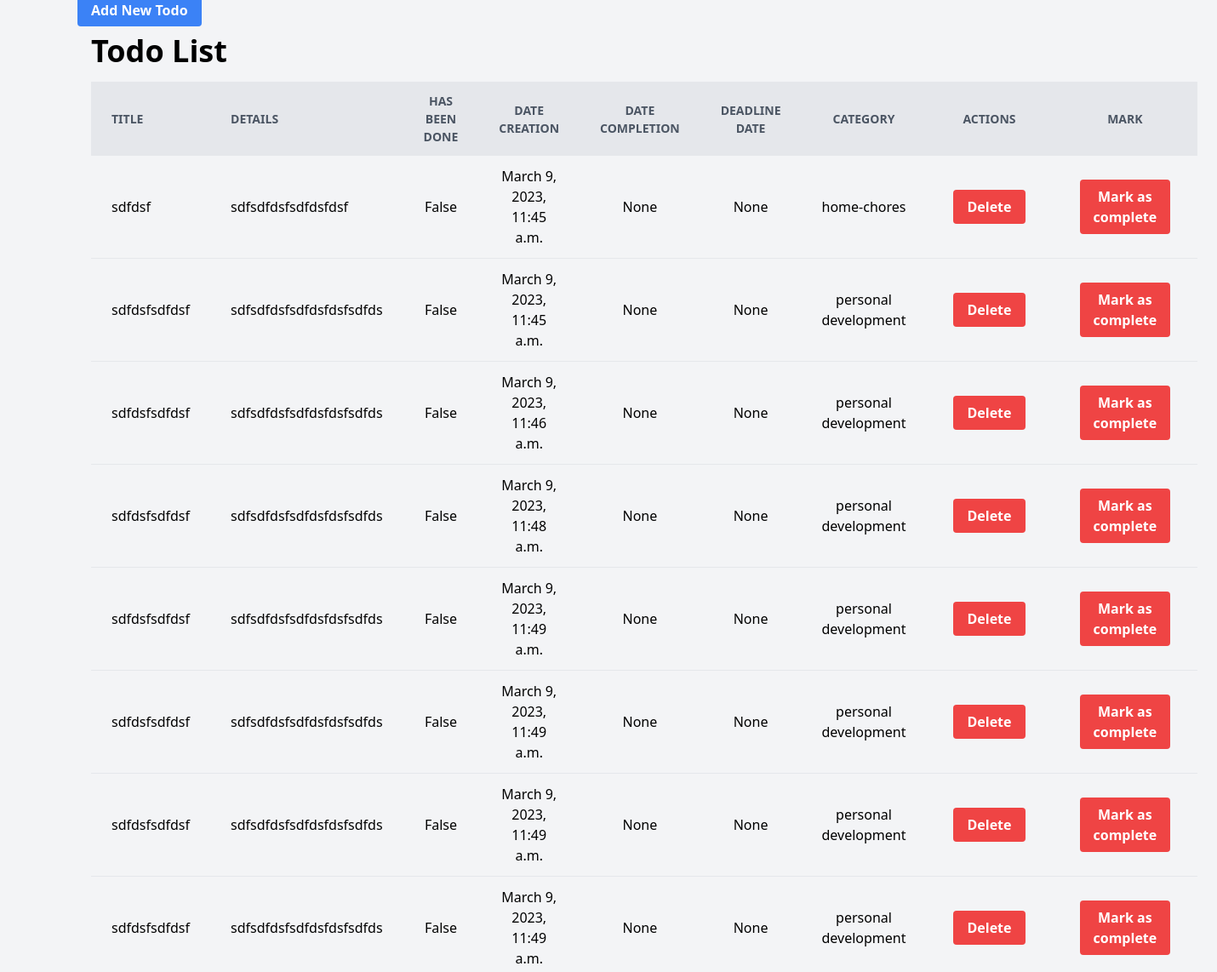
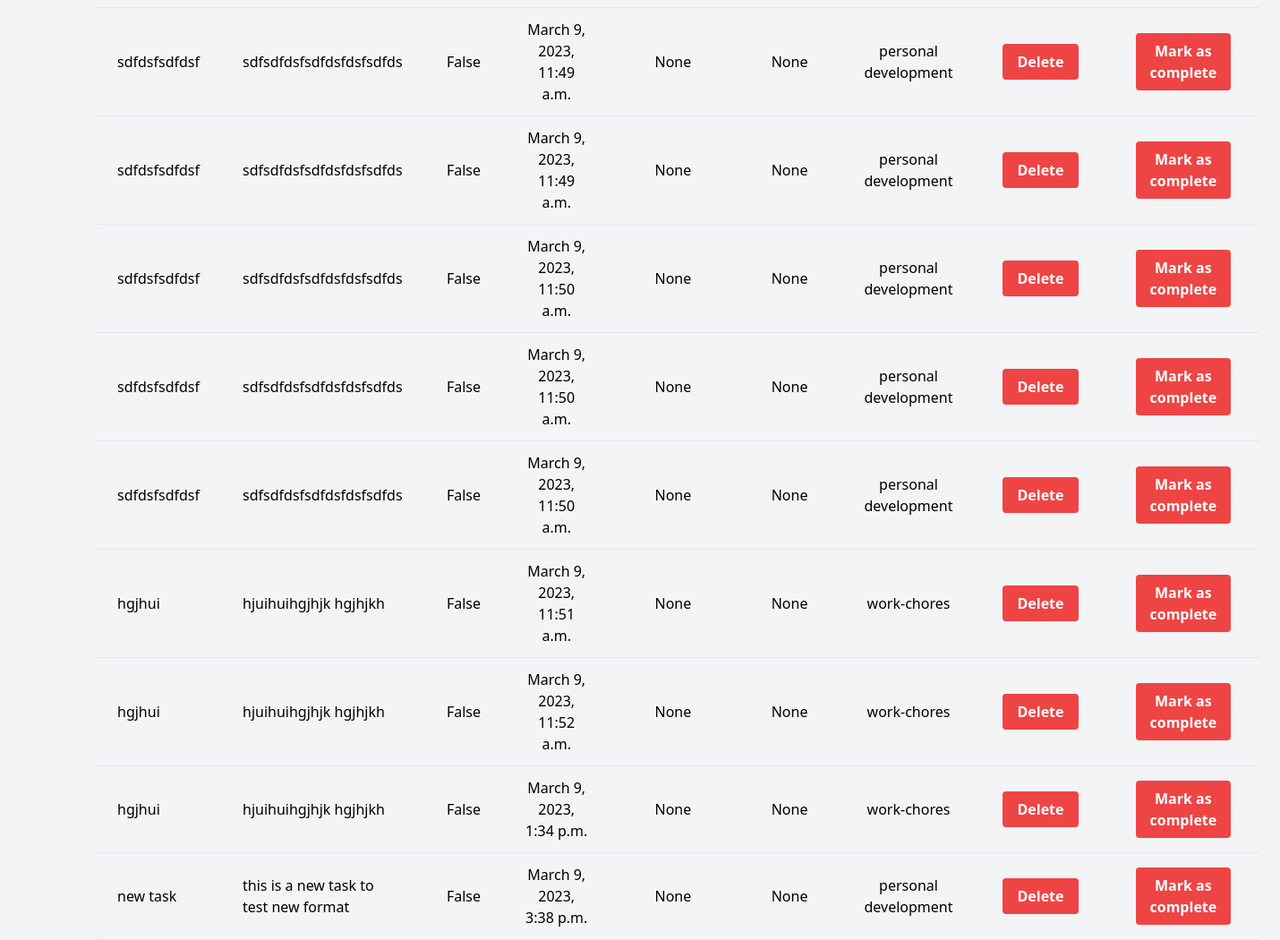
/todo/, run on the app's committed database (2 pictures, top to bottom).
### todo/models.py (models this page shows, shortened)
class Todo(models.Model):
    title = models.CharField(max_length=255)
    details = models.TextField()
    has_been_done = models.BooleanField(default=False)
    date_creation = models.DateTimeField(auto_now_add=True)
    date_completion = models.DateTimeField(default=None, null=True)
    deadline_date = models.TextField()
    category = models.ForeignKey(Category, on_delete=models.DO_NOTHING)

class Category(models.Model):
    name = models.CharField(max_length=255)
    image = models.URLField()
    category_id = models.AutoField(primary_key=True)
    def __str__(self):
        return self.name

### todo/views.py (the view)
# urls.py: path("", views.todolist, name="index"),
def todolist(request):
    todos = Todo.objects.all()
    return render(request, "todolist.html", {"todos": todos})

### todo/templates/todolist.html (shortened to what this page needs)
<!DOCTYPE html>
<html lang="en">
  <head>
    <link
      href="https://cdn.jsdelivr.net/npm/tailwindcss/dist/tailwind.min.css"
      rel="stylesheet"
    />
  </head>
  <body class="bg-gray-100">
    <div class="container mx-auto px-4">
      <a
        href="add"
        class="bg-blue-500 hover:bg-blue-700 text-white font-bold py-2 px-4 rounded"
        >Add New Todo</a
      >
    <div class="container mx-auto px-4">
      <h1 class="text-4xl font-bold py-4">Todo List</h1>
      <table class="w-full table-auto">
        <thead>
          <tr
            class="bg-gray-200 text-gray-600 uppercase text-sm leading-normal"
          >
            <th class="py-3 px-6 text-left">Title</th>
            <th class="py-3 px-6 text-left">Details</th>
            <th class="py-3 px-6 text-center">Has Been Done</th>
            <th class="py-3 px-6 text-center">Date Creation</th>
            <th class="py-3 px-6 text-center">Date Completion</th>
            <th class="py-3 px-6 text-center">Deadline Date</th>
            <th class="py-3 px-6 text-center">Category</th>
            <th class="py-3 px-6 text-center">Actions</th>
            <th class="py-3 px-6 text-center">Mark</th>
          </tr>
        </thead>
        <tbody>
          {% for todo in todos %}
          <tr class="border-b border-gray-200 hover:bg-gray-100">
            <td class="py-3 px-6 text-left">{{ todo.title }}</td>
            <td class="py-3 px-6 text-left">{{ todo.details }}</td>
            <td class="py-3 px-6 text-center">{{ todo.has_been_done }}</td>
            <td class="py-3 px-6 text-center">{{ todo.date_creation }}</td>
            <td class="py-3 px-6 text-center">{{ todo.date_completion }}</td>
            <td class="py-3 px-6 text-center">{{ todo.deadline_date }}</td>
            <td class="py-3 px-6 text-center">{{ todo.category }}</td>
            <td class="py-3 px-6 text-center">
              <form method="post">
                <button
                  type="submit"
                  class="bg-red-500 hover:bg-red-700 text-white font-bold py-2 px-4 rounded mx-2"
                    {% comment %} set var id = todo.id {% endcomment %}
                    value="{{ todo.id }}"
                >
                  Delete
                </button>
                <td class="py-3 px-6 text-center">
                </form>
              <form method="post">
                <button
                  type="submit"
                  class="bg-red-500 hover:bg-red-700 text-white font-bold py-2 px-4 rounded mx-2"
                    {% comment %} set var id = todo.id {% endcomment %}
                    value="{{ todo.id }}"
                >
                  Mark as complete
                </button>
                </td>
          </tr>
          {% endfor %}
        </tbody>
      </table>
    </div>
  </body>
</html>

### data on the page
Todo: title "sdfdsf", details "sdfsdfdsfsdfdsfdsf", has_been_done "False", date_creation "March 9, 2023, 11:45 a.m.", date_completion "None", deadline_date "None", category "home-chores", {{ todo.id }} 1 (drawn)
Todo: title "sdfdsfsdfdsf", details "sdfsdfdsfsdfdsfdsfsdfds", has_been_done "False", date_creation "March 9, 2023, 11:45 a.m.", date_completion "None", deadline_date "None", category "personal development", {{ todo.id }} 2 (drawn)
Todo: title "sdfdsfsdfdsf", details "sdfsdfdsfsdfdsfdsfsdfds", has_been_done "False", date_creation "March 9, 2023, 11:46 a.m.", date_completion "None", deadline_date "None", category "personal development", {{ todo.id }} 3 (drawn)
Todo: title "sdfdsfsdfdsf", details "sdfsdfdsfsdfdsfdsfsdfds", has_been_done "False", date_creation "March 9, 2023, 11:48 a.m.", date_completion "None", deadline_date "None", category "personal development", {{ todo.id }} 4 (drawn)
Todo: title "sdfdsfsdfdsf", details "sdfsdfdsfsdfdsfdsfsdfds", has_been_done "False", date_creation "March 9, 2023, 11:49 a.m.", date_completion "None", deadline_date "None", category "personal development", {{ todo.id }} 5 (drawn)
Todo: title "sdfdsfsdfdsf", details "sdfsdfdsfsdfdsfdsfsdfds", has_been_done "False", date_creation "March 9, 2023, 11:49 a.m.", date_completion "None", deadline_date "None", category "personal development", {{ todo.id }} 6 (drawn)
Todo: title "sdfdsfsdfdsf", details "sdfsdfdsfsdfdsfdsfsdfds", has_been_done "False", date_creation "March 9, 2023, 11:49 a.m.", date_completion "None", deadline_date "None", category "personal development", {{ todo.id }} 7 (drawn)
Todo: title "sdfdsfsdfdsf", details "sdfsdfdsfsdfdsfdsfsdfds", has_been_done "False", date_creation "March 9, 2023, 11:49 a.m.", date_completion "None", deadline_date "None", category "personal development", {{ todo.id }} 8 (drawn)
Todo: title "sdfdsfsdfdsf", details "sdfsdfdsfsdfdsfdsfsdfds", has_been_done "False", date_creation "March 9, 2023, 11:49 a.m.", date_completion "None", deadline_date "None", category "personal development", {{ todo.id }} 9 (drawn)
Todo: title "sdfdsfsdfdsf", details "sdfsdfdsfsdfdsfdsfsdfds", has_been_done "False", date_creation "March 9, 2023, 11:49 a.m.", date_completion "None", deadline_date "None", category "personal development", {{ todo.id }} 10 (drawn)
Todo: title "sdfdsfsdfdsf", details "sdfsdfdsfsdfdsfdsfsdfds", has_been_done "False", date_creation "March 9, 2023, 11:50 a.m.", date_completion "None", deadline_date "None", category "personal development", {{ todo.id }} 11 (drawn)
Todo: title "sdfdsfsdfdsf", details "sdfsdfdsfsdfdsfdsfsdfds", has_been_done "False", date_creation "March 9, 2023, 11:50 a.m.", date_completion "None", deadline_date "None", category "personal development", {{ todo.id }} 12 (drawn)
Todo: title "sdfdsfsdfdsf", details "sdfsdfdsfsdfdsfdsfsdfds", has_been_done "False", date_creation "March 9, 2023, 11:50 a.m.", date_completion "None", deadline_date "None", category "personal development", {{ todo.id }} 13 (drawn)
Todo: title "hgjhui", details "hjuihuihgjhjk hgjhjkh", has_been_done "False", date_creation "March 9, 2023, 11:51 a.m.", date_completion "None", deadline_date "None", category "work-chores", {{ todo.id }} 14 (drawn)
Todo: title "hgjhui", details "hjuihuihgjhjk hgjhjkh", has_been_done "False", date_creation "March 9, 2023, 11:52 a.m.", date_completion "None", deadline_date "None", category "work-chores", {{ todo.id }} 15 (drawn)
Todo: title "hgjhui", details "hjuihuihgjhjk hgjhjkh", has_been_done "False", date_creation "March 9, 2023, 1:34 p.m.", date_completion "None", deadline_date "None", category "work-chores", {{ todo.id }} 16 (drawn)
Todo: title "new task", details "this is a new task to test new format", has_been_done "False", date_creation "March 9, 2023, 3:38 p.m.", date_completion "None", deadline_date "None", category "personal development", {{ todo.id }} 17 (drawn)
